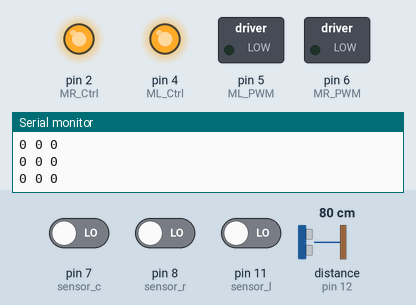
This sketch was run on a simulated Arduino Uno, built with avr-gcc and run on an emulated ATmega328P. Parts: switched loads named in the sketch (green lamp = pin HIGH), output pins drawn as LEDs (lit = HIGH), the last lines printed to the serial monitor. The test bench sets the inputs (shaded band); at power-on: distance to the obstacle (sensor on pin 12) 80 cm, pin 7 (sensor_c) LOW, pin 11 (sensor_l) LOW, pin 8 (sensor_r) LOW. The echo pulse lasts 58.3 µs per cm; pins used as bus, display or sensor lines are not drawn.

Above: at 2.1 s.
2.2 s: distance to the obstacle (sensor on pin 12) set to 2 cm
At 3.1 s:
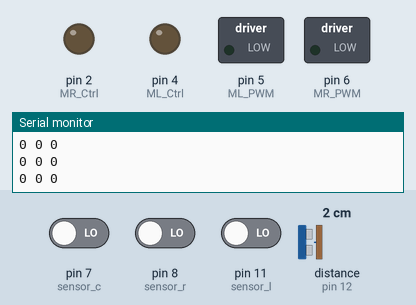
5.2 s: distance to the obstacle (sensor on pin 12) set to 17 cm
7.3 s: distance to the obstacle (sensor on pin 12) set to 21 cm
At 9.2 s:
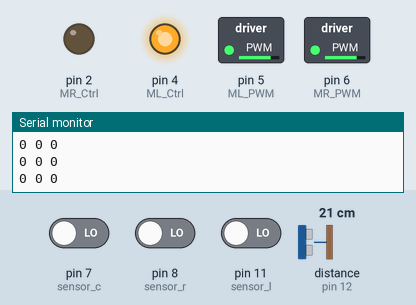
10.3 s: pin 7 (sensor_c) driven HIGH
At 11.2 s:
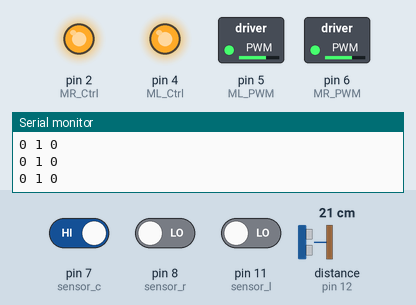
11.8 s: pin 7 (sensor_c) driven LOW
At 12.4 s:
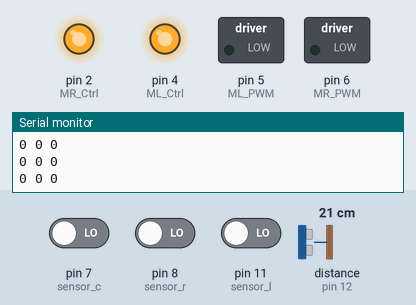
14.8 s: pin 11 (sensor_l) driven HIGH
At 16.1 s:
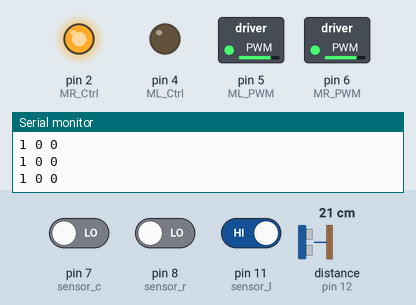
Timing chart, 0 to 17.3 s (numbered marks = the images above; inputs shaded):
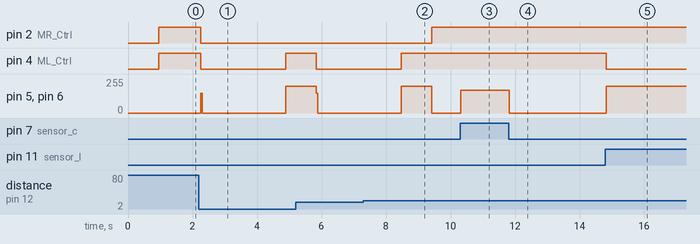

The sketch:

ultrasonic___line_tracking.ino
```cpp
/*
keyestudio 4wd BT Car V2.0
lesson 10
Line Tracking Robot
http://www.keyestudio.com
*/
#define ML_Ctrl 4     //define direction control pin of B motor
#define ML_PWM 5   //define PWM control pin of B motor
#define MR_Ctrl 2    //define direction control pin of A motor
#define MR_PWM 6   //define PWM control pin of A motor
const int sensor_l = 11;//define the pin of left line tracking sensor
const int sensor_c = 7;//define the pin of middle line tracking sensor
const int sensor_r = 8;//define the pin of right line tracking sensor
int l_val,c_val,r_val;//define these variables
unsigned char front[] = {0x00,0x00,0x00,0x00,0x00,0x24,0x12,0x09,0x12,0x24,0x00,0x00,0x00,0x00,0x00,0x00};
unsigned char left[] = {0x00,0x00,0x00,0x00,0x00,0x00,0x44,0x28,0x10,0x44,0x28,0x10,0x44,0x28,0x10,0x00};
unsigned char right[] = {0x00,0x10,0x28,0x44,0x10,0x28,0x44,0x10,0x28,0x44,0x00,0x00,0x00,0x00,0x00,0x00};
unsigned char STOP01[] = {0x2E,0x2A,0x3A,0x00,0x02,0x3E,0x02,0x00,0x3E,0x22,0x3E,0x00,0x3E,0x0A,0x0E,0x00};
unsigned char clear[] = {0x00,0x00,0x00,0x00,0x00,0x00,0x00,0x00,0x00,0x00,0x00,0x00,0x00,0x00,0x00,0x00};
#define SCL_Pin  A5  //Set clock pin to A5
#define SDA_Pin  A4  //Set data pin to A4
//define PWM control pin of A motor
#include "SR04.h"//define the library of ultrasonic sensor
#include "Servo.h"
#define TRIG_PIN 12// set the signal input of ultrasonic sensor to D12
#define ECHO_PIN 13//set the signal output of ultrasonic sensor to D13
SR04 sr04 = SR04(ECHO_PIN,TRIG_PIN);
long distance,a1,a2;//define three distance
const int servopin = 10;//set the pin of servo to D10


void setup() {
  Serial.begin(9600);//start serial monitor and set baud rate to 9600
  pinMode(ML_Ctrl, OUTPUT);//set direction control pin of B motor
  pinMode(ML_PWM, OUTPUT);//set PWM control pin of B motor to OUTPUT
  pinMode(MR_Ctrl, OUTPUT);//set direction control pin of A motor to OUTPUT
  pinMode(MR_PWM, OUTPUT);//set PWM control pin of A motor to OUTPUT
  pinMode(sensor_l,INPUT);//set the pins of left line tracking sensor to INPUT
  pinMode(sensor_c,INPUT);//set the pins of middle line tracking sensor to INPUT
  pinMode(sensor_r,INPUT);//set the pins of right line tracking sensor to INPUT

  servopulse(servopin,90);// the angle of servo is 90 degree
  delay(300);
  pinMode(SCL_Pin,OUTPUT);//  set clock pin to OUTPUT
  pinMode(SDA_Pin,OUTPUT);//set data pin to OUTPUT
  matrix_display(clear);// Clear the matrix display
}
void loop()
{
  avoid(); //run main program
}

void avoid()
{
  distance=sr04.Distance(); //obtain the value detected by ultrasonic sensor
  if((distance < 20)&&(distance > 0))//if the distance is greater than 0 and less than 20
{
    car_Stop();//stop
    matrix_display(STOP01);   //show stop pattern
    delay(100);
    servopulse(servopin,180);//servo rotates to 180°
    delay(500);
    a1=sr04.Distance();//measure the distance
    delay(100);
    servopulse(servopin,0);//rotate to 0 degree
    delay(500);
    a2=sr04.Distance();//measure the distance
    delay(100);
if(a1 > a2)//if distance a1 is greater than a2
    {
      car_left();//turn left
      matrix_display(left);   //display left-turning pattern
      servopulse(servopin,90);//servo rotates to 90 degree
      delay(300);
      matrix_display(front);   //show forward pattern
    }
    else//if the right distance is greater than the left
    {
      car_right();// turn right
      matrix_display(right);   // display right-turning pattern
      servopulse(servopin,90);// servo rotates to 90 degree
      delay(300);
      matrix_display(front);   //show forward pattern
    }
  }
  else//otherwise
  {
    car_front();//go forward
    matrix_display(front);   // show forward pattern
    tracking();
  }
}
void servopulse(int servopin,int myangle)//the running angle of servo
{
  for(int i=0; i<30; i++)
  {
    int pulsewidth = (myangle*11)+500;
    digitalWrite(servopin,HIGH);
    delayMicroseconds(pulsewidth);
    digitalWrite(servopin,LOW);
    delay(20-pulsewidth/1000);
  }
}
void car_front()//car goes forward
{
  digitalWrite(ML_Ctrl,HIGH);//set direction control pin of B motor to HIGH level
  analogWrite(ML_PWM,150);//set PWM control speed of B motor to 150
  digitalWrite(MR_Ctrl,HIGH);//set direction control pin of A motor to HIGH level
  analogWrite(MR_PWM,150);//set PWM control speed of A motor to 150
}
void car_back()//go back
{
  digitalWrite(ML_Ctrl,LOW);//set direction control pin of B motor to LOW
  analogWrite(ML_PWM,200);//set PWM control speed of B motor to 200
  digitalWrite(MR_Ctrl,LOW);//set direction control pin of A motor to LOW
  analogWrite(MR_PWM,200);//set PWM control speed of A motor to 200
}
void car_left()//car turns left
{
  digitalWrite(ML_Ctrl,LOW);//set direction control pin of B motor to LOW
  analogWrite(ML_PWM,200);//set PWM control speed of B motor to 200
  digitalWrite(MR_Ctrl,HIGH);//set direction control pin of A motor to HIGH
  analogWrite(MR_PWM,200);//set PWM control speed of A motor to 200
}
void car_right()//car turn rights
{
  digitalWrite(ML_Ctrl,HIGH);//set direction control pin of B motor to HIGH
  analogWrite(ML_PWM,200);//set PWM control speed of B motor to 200
  digitalWrite(MR_Ctrl,LOW);//set direction control pin of A motor to LOW
  analogWrite(MR_PWM,200);//set PWM control speed of A motor to 200
}
void car_Stop()//car stops
{
  digitalWrite(ML_Ctrl,LOW);
  analogWrite(ML_PWM,150);
  digitalWrite(MR_Ctrl,LOW);
  analogWrite(MR_PWM,150);
  delay(50);
  analogWrite(ML_PWM,0);//set PWM control speed of B motor to 0
  analogWrite(MR_PWM,0);//set PWM control speed of A motor to 0
}
//this function is used for dot matrix display
void matrix_display(unsigned char matrix_value[])
{
  IIC_start();  //the function to call the data transmission
  IIC_send(0xc0);  //Select address
  for(int i = 0;i < 16;i++) //Pattern data has 16 bytes
  {
    IIC_send(matrix_value[i]); //data to convey patterns
  }
  IIC_end();   //end the transmission of patterns data
  IIC_start();
  IIC_send(0x8A);  //display control, set pulse width to 4/16
  IIC_end();
}
//  the condition that data transmission starts
void IIC_start()
{
  digitalWrite(SCL_Pin,HIGH);
  delayMicroseconds(3);
  digitalWrite(SDA_Pin,HIGH);
  delayMicroseconds(3);
  digitalWrite(SDA_Pin,LOW);
  delayMicroseconds(3);
}
// transmit data
void IIC_send(unsigned char send_data)
{
  for(char i = 0;i < 8;i++)  //Every character has 8 bits
  {
    digitalWrite(SCL_Pin,LOW);  //pull down the SCL_Pin to change the signal of SDA
    delayMicroseconds(3);
    if(send_data & 0x01)  //1 or 0 of byte  is used to set high and low level of SDA_Pin
    {
      digitalWrite(SDA_Pin,HIGH);
    }
    else
    {
      digitalWrite(SDA_Pin,LOW);
    }
    delayMicroseconds(3);
    digitalWrite(SCL_Pin,HIGH); //Pull up SCL_Pin to stop data transmission
    delayMicroseconds(3);
    send_data = send_data >> 1;  //Detect bit by bit, so move the data right by one bit
  }
}
//the sign that data transmission ends
void IIC_end()
{
  digitalWrite(SCL_Pin,LOW);
  delayMicroseconds(3);
  digitalWrite(SDA_Pin,LOW);
  delayMicroseconds(3);
  digitalWrite(SCL_Pin,HIGH);
  delayMicroseconds(3);
  digitalWrite(SDA_Pin,HIGH);
  delayMicroseconds(3);
}//*********************************************************

void tracking()
{
  l_val = digitalRead(sensor_l);//read the value of left line tracking sensor
  c_val = digitalRead(sensor_c);//read the value of middle line tracking sensor
  r_val = digitalRead(sensor_r);//read the value of right line tracking sensor

  Serial.print(l_val);
  Serial.print(" ");
  Serial.print(c_val);
  Serial.print(" ");
  Serial.println(r_val);

  if(c_val == 1)//if the state of middle one is 1, which means detecting black line
  {
    go_front();//car goes forward
  }
  else
  {
    if((l_val == 1)&&(r_val == 0))//if only left line tracking sensor detects black trace
    {
      go_left();//car turns left
    }
else if((l_val == 0)&&(r_val == 1))//if only right line tracking sensor detects black trace
    {
      go_right();//car turns right
    }
    else// if left and right line tracking sensors detect black trace or they don’t read
    {
      Stop();//car stops
    }
  }
}
void go_front()//define the status of going forward
{
  digitalWrite(ML_Ctrl,HIGH);//set direction control pin of B motor to HIGH
  analogWrite(ML_PWM,170);//set PWM control speed of B motor to 70
  digitalWrite(MR_Ctrl,HIGH);//set direction control pin of A motor to HIGH
  analogWrite(MR_PWM,170);//set PWM control speed of A motor to 70
}
void go_back()//define the state of going back
{
  digitalWrite(ML_Ctrl,LOW);//set direction control pin of B motor to LOW
  analogWrite(ML_PWM,200);//set PWM control speed of B motor to 200
  digitalWrite(MR_Ctrl,LOW);//set direction control pin of A motor to LOW
  analogWrite(MR_PWM,200);//set PWM control speed of A motor to 200
}
void go_left()//car turns left
{
  digitalWrite(ML_Ctrl,LOW);//set direction control pin of B motor to LOW
  analogWrite(ML_PWM,200);//set PWM control speed of B motor to 200
  digitalWrite(MR_Ctrl,HIGH);//set direction control pin of A motor to HIGH level
  analogWrite(MR_PWM,200);//set PWM control speed of A motor to 200
}
void go_right()//define the right-turning state
{
  digitalWrite(ML_Ctrl,HIGH);//set direction control pin of B motor to HIGH level
  analogWrite(ML_PWM,200);//set PWM control speed of B motor to 200
  digitalWrite(MR_Ctrl,LOW);//set direction control pin of A motor to LOW
  analogWrite(MR_PWM,200);//set PWM control speed of A motor to 200
}
void Stop()//define the state of stop
{
  analogWrite(ML_PWM,0);//set PWM control speed of B motor to 0
  analogWrite(MR_PWM,0);//set PWM control speed of A motor to 0
}//*********************************************************
```

Measured:
- the behaviour switches between 19 and 20 cm on distance to the obstacle (sensor on pin 12) (found by bisection; images 1 and 2)
- after the input at 2.2 s, pin 2 (MR_Ctrl): HIGH → LOW after 0.05 s; pin 4 (ML_Ctrl): HIGH → LOW after 0.05 s, → HIGH 2.6 s later; pin 5 (ML_PWM), pin 6 (MR_PWM): 0/255 → 150/255 after 0.05 s instead of 3.0 s
- after the input at 7.3 s, pin 2 (MR_Ctrl): LOW → HIGH after 2.1 s; pin 4 (ML_Ctrl): goes on until 8.5 s, then stays HIGH
- after the input at 10.3 s, pin 5 (ML_PWM), pin 6 (MR_PWM): 0/255 → 170/255 at once
- after the input at 11.8 s, pin 5 (ML_PWM), pin 6 (MR_PWM): 170/255 → 0/255 at once
- after the input at 14.8 s, pin 4 (ML_Ctrl): HIGH → LOW at once; pin 5 (ML_PWM), pin 6 (MR_PWM): 0/255 → 200/255 at once
